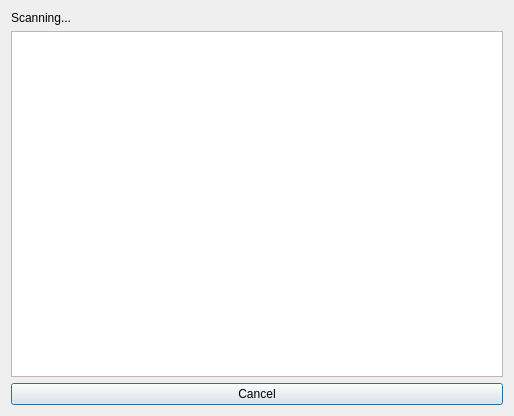
<?xml version="1.0" encoding="UTF-8"?>
<ui version="4.0">
 <class>RemoteSelector</class>
 <widget class="QDialog" name="RemoteSelector">
  <property name="geometry">
   <rect>
    <x>0</x>
    <y>0</y>
    <width>514</width>
    <height>416</height>
   </rect>
  </property>
  <property name="windowTitle">
   <string>Dialog</string>
  </property>
  <layout class="QGridLayout" name="gridLayout_2">
   <item row="0" column="0">
    <layout class="QGridLayout" name="gridLayout">
     <item row="0" column="0">
      <widget class="QLabel" name="status">
       <property name="text">
        <string>Scanning...</string>
       </property>
      </widget>
     </item>
     <item row="1" column="0">
      <widget class="QListWidget" name="remoteDevices"/>
     </item>
     <item row="2" column="0">
      <widget class="QPushButton" name="cancelButton">
       <property name="text">
        <string>Cancel</string>
       </property>
      </widget>
     </item>
    </layout>
   </item>
  </layout>
 </widget>
 <resources/>
 <connections/>
</ui>
